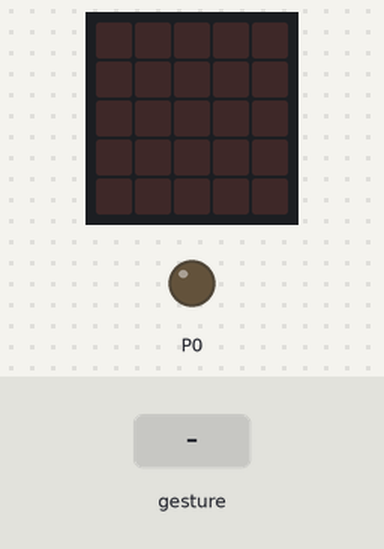
Simulated run of this program. Board: BBC micro:bit (MakeCode). On the bench: the board's 5×5 LED display, output pins drawn as LEDs (lit = HIGH). The test bench sets the inputs (shaded band).

Above: at 1.2 s.
1.3 s: sound turns loud
At 1.5 s:
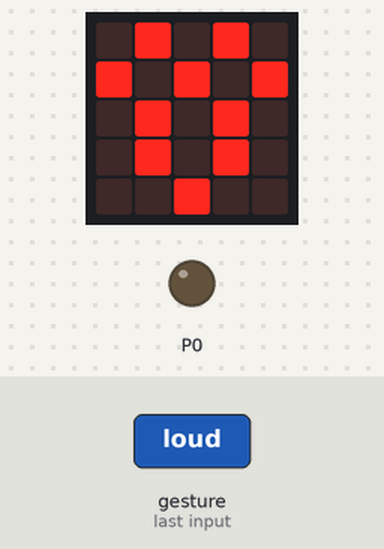
At 3.1 s:
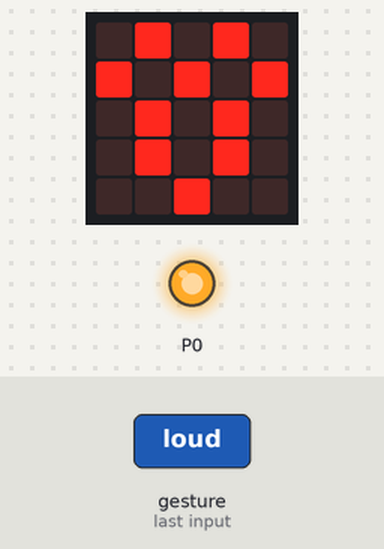
Timing chart, 0 to 4.6 s (numbered marks = the images above; inputs shaded):
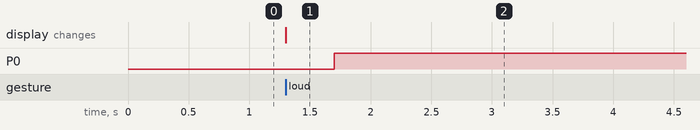

Measured:
- after the input at 1.3 s, P0: LOW → HIGH after 0.40 s; the display: changes at once (image 1)

The program:

main.ts
```typescript
let luz = 0
input.onGesture(Gesture.Shake, function () {

})
input.onSound(DetectedSound.Loud, function () {
    if (luz == 0) {
        luz = 0
        basic.showLeds(`
            . # . # .
            # . # . #
            . # . # .
            . # . # .
            . . # . .
            `)
        pins.digitalWritePin(DigitalPin.P0, 1)
    } else {
        luz = 0
        basic.showLeds(`
            # . . . .
            . # . . .
            . . # . .
            . . # # .
            . . . # .
            `)
        pins.digitalWritePin(DigitalPin.P0, 0)
    }
})
basic.forever(function () {

})
```

test.ts
```typescript
// aquí va el archivo "tests"; esto no se compilará cuando este paquete se utilice como una extensión.
```
